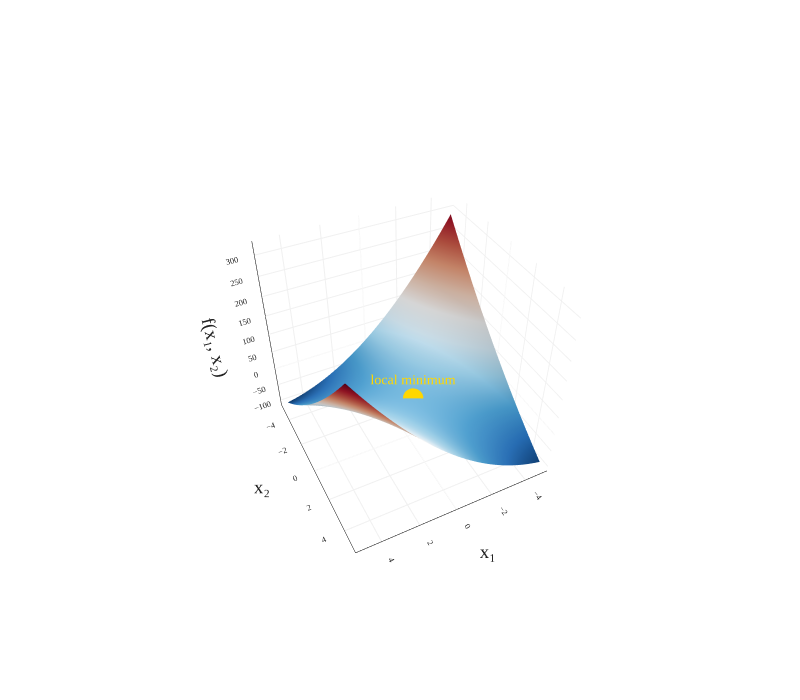

Source (notebook cell):
### Markdown cell above
---

## Optimization

In the calculus of scalar-to-scalar functions, we have a well-understood procedure for finding the extrema of a function. The general strategy is to take the derivative, set it to zero, and solve for the inputs (called **critical points**) that satisfy that condition. To be thorough, we'd perform a second derivative test to check whether each critical point is a maximum, minimum, or neither. 

In the land of vector-to-scalar functions, the equivalent is to solve for where the **gradient** is zero, which corresponds to finding where all partial derivatives are zero. Assessing whether we've arrived at a maximum or minimum is more difficult to do in the vector-to-scalar case, and we will save a discussion of this for [Chapter 8.5](./05-convexity.ipynb).

As an example, consider

$$f(\vec x) = \vec x^T \begin{bmatrix} 3 & 4 \\ 4 & 1 \end{bmatrix} \vec x + \begin{bmatrix} 1 \\ 2 \end{bmatrix} \cdot \vec x + 3$$

As we computed earlier, the gradient of $f(\vec x) = \vec x^T A \vec x + \vec b \cdot \vec x + c$ is $\nabla f(\vec x) = 2A \vec x + \vec b$ for symmetric $A$. So,

$$\nabla f(\vec x) = 2 \begin{bmatrix} 3 & 4 \\ 4 & 1 \end{bmatrix} \vec x + \begin{bmatrix} 1 \\ 2 \end{bmatrix} = \begin{bmatrix} 6x_1 + 8x_2 + 1 \\ 8x_1 + 2x_2 + 2 \end{bmatrix}$$

To find the critical points, we set the gradient to zero and solve the resulting system. We can also accomplish this by using the inverse of $A$, if we happen to have it:

$$\nabla f(\vec x) = 0 \implies 2 A \vec x + \vec b = 0 \implies \vec x^* = -\frac{1}{2}A^{-1} \vec b$$

Either way, we find that $\vec x^* = \begin{bmatrix} -7/26 \\ 1/13 \end{bmatrix}$ satisfies $\nabla f(\vec x^*) = 0$, which corresponds to a local minimum.

### Code cell
import numpy as np
import plotly.graph_objs as go

# Define the function
def f(x, y):
    return 3 * x ** 2 + 8 * x * y + y ** 2 + x + 2 * y + 3

fig = plot_gradient_on_surface(
    f = f,
    lim = 5,
    xaxis_title = 'x₁',
    yaxis_title = 'x₂',
    zaxis_title = 'f(x₁, x₂)',
    title='',
    dfx1 = lambda x, y: 6 * x + 8 * y + 1,
    dfx2 = lambda x, y: 8 * x + 2 * y + 2,
    point = np.array([-7/26, 1/13]),
)

fig.update_layout(title='', scene_camera=dict(eye=dict(x=1, y=2, z=2)))

# Annotate the local minimum point
x_star = -7/26
y_star = 1/13
z_star = f(x_star, y_star)
fig.add_trace(
    go.Scatter3d(
        x=[x_star],
        y=[y_star],
        z=[z_star],
        mode='markers+text',
        marker=dict(size=12, color='gold', symbol='circle'),
        text=["local minimum"],
        textposition="top center",
        textfont=dict(color='gold', size=14),
        name="local minimum"
    )
)

### Figure 1 — Plotly figure (JSON) as saved in the notebook; plotly's stock layout.template omitted (floating-point values rounded to 4 significant figures; data arrays with more than 128 entries replaced by an {"elided": "..."} marker saying what was removed)
{"data": [{"colorscale": [[0, "rgb(5,48,97)"], [0.1, "rgb(33,102,172)"], [0.2, "rgb(67,147,195)"], [0.3, "rgb(146,197,222)"], [0.4, "rgb(209,229,240)"], [0.5, "rgb(247,247,247)"], [0.6, "rgb(253,219,199)"], [0.7, "rgb(244,165,130)"], [0.8, "rgb(214,96,77)"], [0.9, "rgb(178,24,43)"], [1, "rgb(103,0,31)"]], "showscale": false, "type": "surface", "x": {"elided": "100x100 float values"}, "y": {"elided": "100x100 float values"}, "z": {"elided": "100x100 float values"}}, {"marker": {"color": "gold", "size": 8}, "mode": "markers", "showlegend": false, "type": "scatter3d", "x": [-0.2692], "y": [0.07692], "z": [2.942]}, {"line": {"color": "gold", "dash": "dot", "width": 5}, "mode": "lines", "showlegend": false, "type": "scatter3d", "x": [-0.2692, -0.2692], "y": [0.07692, 0.07692], "z": [2.942, 2.942]}, {"anchor": "tip", "colorscale": [[0, "gold"], [1, "gold"]], "showscale": false, "sizemode": "absolute", "sizeref": 0.18, "type": "cone", "u": [0], "v": [0], "w": [0], "x": [-0.2692], "y": [0.07692], "z": [2.942]}, {"marker": {"color": "gold", "size": 2, "symbol": "diamond"}, "mode": "markers", "showlegend": false, "type": "scatter3d", "x": [-0.2692], "y": [0.07692], "z": [2.942]}, {"marker": {"color": "gold", "size": 12, "symbol": "circle"}, "mode": "markers+text", "name": "local minimum", "text": ["local minimum"], "textfont": {"color": "gold", "size": 14}, "textposition": "top center", "type": "scatter3d", "x": [-0.2692], "y": [0.07692], "z": [2.942]}], "layout": {"font": {"color": "#222", "family": "Palatino", "size": 16}, "height": 700, "margin": {"b": 65, "l": 65, "r": 50, "t": 90}, "paper_bgcolor": "white", "plot_bgcolor": "white", "scene": {"aspectratio": {"x": 1, "y": 1, "z": 1}, "camera": {"eye": {"x": 1, "y": 2, "z": 2}}, "xaxis": {"backgroundcolor": "white", "gridcolor": "#f0f0f0", "linecolor": "black", "linewidth": 1, "showbackground": true, "showline": true, "tickfont": {"family": "Palatino", "size": 10}, "title": {"text": "x₁"}}, "yaxis": {"backgroundcolor": "white", "gridcolor": "#f0f0f0", "linecolor": "black", "linewidth": 1, "showbackground": true, "showline": true, "tickfont": {"family": "Palatino", "size": 10}, "title": {"text": "x₂"}}, "zaxis": {"backgroundcolor": "white", "gridcolor": "#f0f0f0", "linecolor": "black", "linewidth": 1, "showbackground": true, "showline": true, "tickfont": {"family": "Palatino", "size": 10}, "title": {"text": "f(x₁, x₂)"}}}, "showlegend": false, "title": {"text": ""}, "width": 800}}
